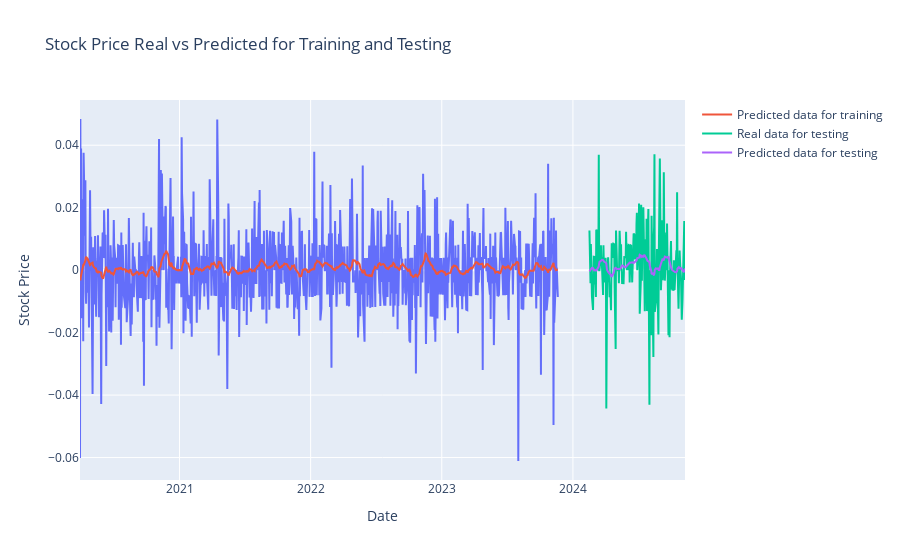

Notebook code for this chart:
### Code cell
# Visualization
fig = px.line(x=stock_price.index[look_back:train_size], y=Y_train[0], 
              labels={'x': 'Date', 'y': 'Stock Price'}, 
              title='Stock Price Real vs Predicted for Training and Testing')

# Adding the predicted and actual lines for both training and testing data
fig.add_scatter(x=stock_price.index[look_back:train_size], y=train_predict[:,0], mode='lines', name='Predicted data for training')
fig.add_scatter(x=stock_price.index[train_size+look_back:], y=Y_test[0], mode='lines', name='Real data for testing')
fig.add_scatter(x=stock_price.index[train_size+look_back:], y=test_predict[:,0], mode='lines', name='Predicted data for testing')

fig.show()

### Figure 1 — Plotly figure (JSON) as saved in the notebook; plotly's stock layout.template omitted (floating-point values rounded to 4 significant figures; data arrays with more than 128 entries replaced by an {"elided": "..."} marker saying what was removed)
{"data": [{"hovertemplate": "Date=%{x}<br>Stock Price=%{y}<extra></extra>", "legendgroup": "", "line": {"color": "#636efa", "dash": "solid"}, "marker": {"symbol": "circle"}, "mode": "lines", "name": "", "orientation": "v", "showlegend": false, "type": "scatter", "x": {"elided": "915 str values"}, "xaxis": "x", "y": {"elided": "915 float values"}, "yaxis": "y"}, {"mode": "lines", "name": "Predicted data for training", "type": "scatter", "x": {"elided": "915 str values"}, "y": {"elided": "915 float values"}}, {"mode": "lines", "name": "Real data for testing", "type": "scatter", "x": {"elided": "184 str values"}, "y": {"elided": "184 float values"}}, {"mode": "lines", "name": "Predicted data for testing", "type": "scatter", "x": {"elided": "184 str values"}, "y": {"elided": "184 float values"}}], "layout": {"legend": {"tracegroupgap": 0}, "title": {"text": "Stock Price Real vs Predicted for Training and Testing"}, "xaxis": {"anchor": "y", "domain": [0, 1], "title": {"text": "Date"}}, "yaxis": {"anchor": "x", "domain": [0, 1], "title": {"text": "Stock Price"}}}}
